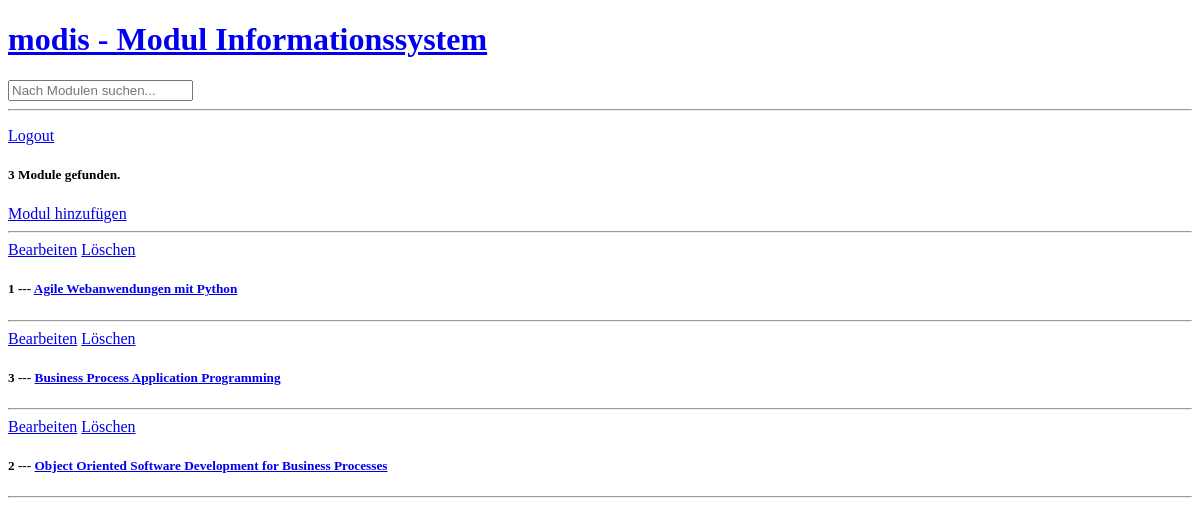
The page / (signed in) on the database as committed earlier.
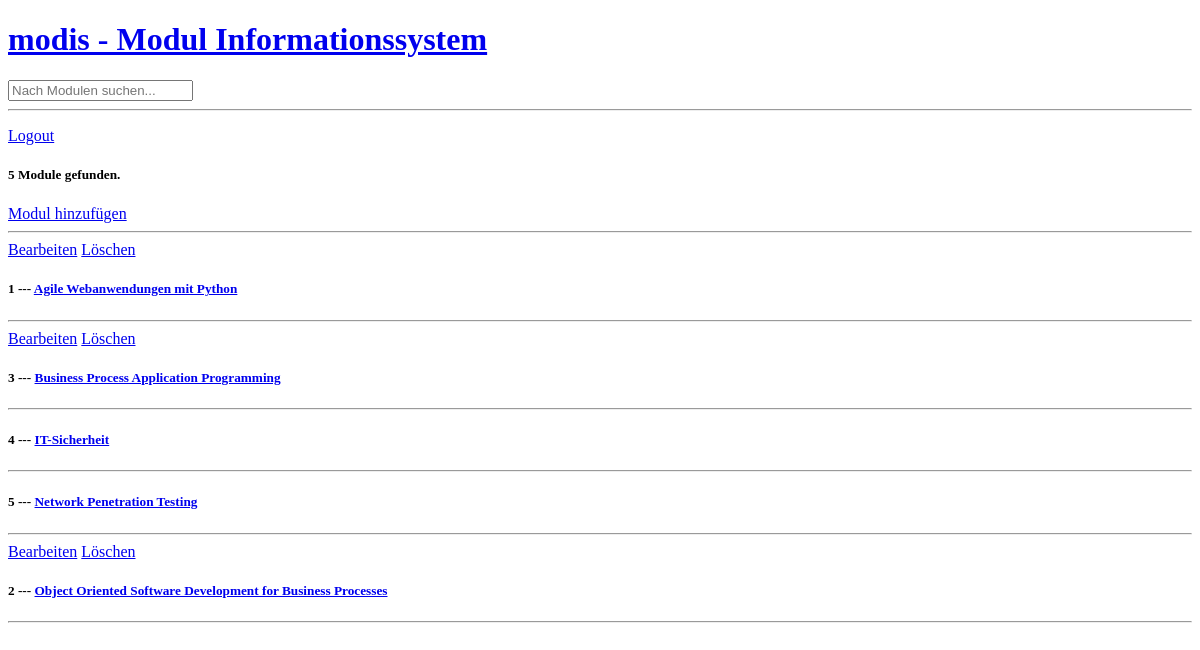
The same page on the database as committed later.
### base/models.py (models this page shows, shortened)
class Module(models.Model):
    title = models.CharField(max_length=200)
    content = models.TextField(null=True, blank=True)
    learning_objective = models.TextField(null=True, blank=True)
    lecturer = models.ForeignKey(Lecturer, on_delete=models.SET_NULL, null=True, blank=True)
    semesters = models.ManyToManyField(Semester)
    graduate_programs = models.ManyToManyField(GraduateProgram)
    specialisation_tracks = models.ManyToManyField(SpecialisationTrack)
    credits = models.IntegerField()
    updated = models.DateTimeField(auto_now=True)
    class Meta:
        ordering = ['title']
    @staticmethod
    def filter_modules_by_search_query(search_query):
        return Module.objects.filter(
            Q(title__icontains=search_query) |
            Q(content__icontains=search_query) |
            Q(learning_objective__icontains=search_query) |
            Q(lecturer__last_name__icontains=search_query) |
            Q(lecturer__first_name__icontains=search_query) |
            Q(semesters__type__icontains=search_query) |
            Q(graduate_programs__title__icontains=search_query) |
            Q(specialisation_tracks__title__icontains=search_query) |
            Q(credits=(int(search_query) if search_query.isdigit() else False))
        ).distinct()

### base/views.py (the view)
# urls.py: path('', views.home, name='home'),
@login_required
def home(request):
    search_query = request.GET.get('q') if request.GET.get('q') is not None else ''
    modules = Module.filter_modules_by_search_query(search_query)
    module_count = modules.count()
    context = {'modules': modules,
               'module_count': module_count}
    return render(request, 'home.html', context)

### templates/home.html
{% extends 'main.html' %}
{% block content %}
<div class="home-container">
    <p><a href ="{% url 'logout' %}">Logout</a></p>
    <div>
        <h5>{{ module_count }} {% if module_count == 1 %} Modul {% else %} Module {% endif %} gefunden.</h5>
        {% if user.user_type != user.STUDENT  %}
            <a href ="{% url 'create-module' %}">Modul hinzufügen</a>
        {% endif %}
    <hr>
    <div>
        {% for module in modules %}
            {% if user.user_type == user.ADMIN or module.lecturer.user == user  %}
                <a href="{% url 'update-module' module.id %}">Bearbeiten</a>
                <a href="{% url 'delete-module' module.id %}">Löschen</a>
            {% endif %}
            <div>
                <h5>{{ module.id }} --- <a href = "{% url 'module' module.id %}">{{ module.title }} </a></h5>
                <hr>
            </div>
        {% endfor %}
    </div>
    </div>
</div>
{% endblock %}

Rows that differ between the two databases and show on the page:
added Module: id "4", title "IT-Sicherheit"
added Module: id "5", title "Network Penetration Testing"
Other text that changed with them:
{{ module_count }}: "3" → "5"
